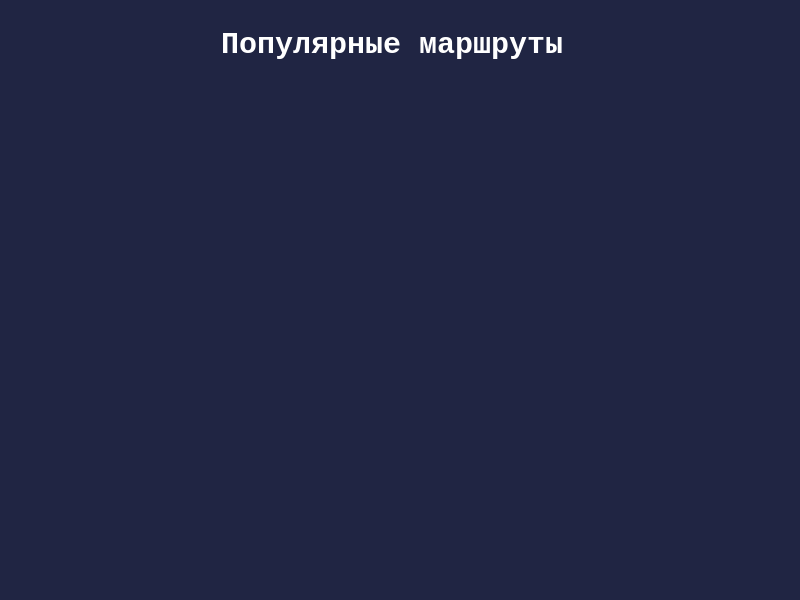
<?xml version="1.0" encoding="UTF-8"?>
<ui version="4.0">
 <class>MainWindow</class>
 <widget class="QMainWindow" name="MainWindow">
  <property name="geometry">
   <rect>
    <x>0</x>
    <y>0</y>
    <width>800</width>
    <height>600</height>
   </rect>
  </property>
  <property name="windowTitle">
   <string>Популярные маршруты</string>
  </property>
  <property name="styleSheet">
   <string notr="true">color:white;background: #202543;</string>
  </property>
  <widget class="QWidget" name="centralwidget">
   <widget class="QListWidget" name="listWidget">
    <property name="geometry">
     <rect>
      <x>40</x>
      <y>90</y>
      <width>721</width>
      <height>371</height>
     </rect>
    </property>
    <property name="styleSheet">
     <string notr="true">background: #202543;border-radius: 19px;font-family: Courier New;
font-style: normal;
font-weight: normal;
font-size: 20px;
line-height: 26px;

color: #FFFFFF;padding:10px</string>
    </property>
    <property name="wordWrap">
     <bool>true</bool>
    </property>
   </widget>
   <widget class="QLabel" name="label_2">
    <property name="geometry">
     <rect>
      <x>221</x>
      <y>20</y>
      <width>341</width>
      <height>51</height>
     </rect>
    </property>
    <property name="font">
     <font>
      <family>Courier New</family>
      <pointsize>-1</pointsize>
      <weight>75</weight>
      <italic>false</italic>
      <bold>true</bold>
     </font>
    </property>
    <property name="contextMenuPolicy">
     <enum>Qt::CustomContextMenu</enum>
    </property>
    <property name="styleSheet">
     <string notr="true">font-family: Courier New;
font-style: normal;
font-weight: bold;
font-size: 30px;
line-height: 34px;
/* identical to box height */


color: #FFFFFF;background-color: rgba(0,0,0,0%);</string>
    </property>
    <property name="text">
     <string>Популярные маршруты:</string>
    </property>
   </widget>
   <widget class="QLabel" name="label">
    <property name="geometry">
     <rect>
      <x>0</x>
      <y>0</y>
      <width>331</width>
      <height>301</height>
     </rect>
    </property>
    <property name="text">
     <string/>
    </property>
   </widget>
   <widget class="QLabel" name="label_3">
    <property name="geometry">
     <rect>
      <x>480</x>
      <y>240</y>
      <width>321</width>
      <height>301</height>
     </rect>
    </property>
    <property name="text">
     <string/>
    </property>
   </widget>
   <zorder>label_3</zorder>
   <zorder>label</zorder>
   <zorder>listWidget</zorder>
   <zorder>label_2</zorder>
  </widget>
  <widget class="QMenuBar" name="menubar">
   <property name="geometry">
    <rect>
     <x>0</x>
     <y>0</y>
     <width>800</width>
     <height>26</height>
    </rect>
   </property>
  </widget>
  <widget class="QStatusBar" name="statusbar"/>
 </widget>
 <resources/>
 <connections/>
</ui>
